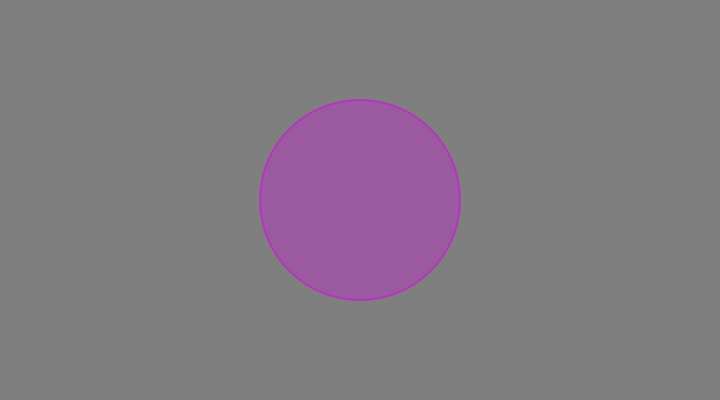
Frame 1 (no input)
Frame 60 (no input): identical to frame 1, image omitted
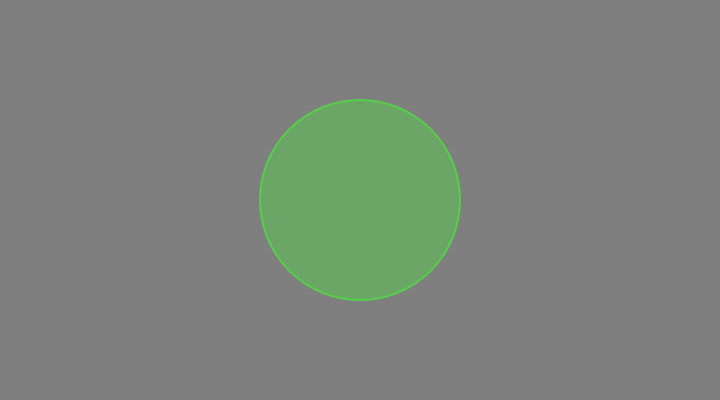
Frame 120 (the mouse pressed at the canvas centre since frame 60)

The p5.js sketch that drew these frames (run headless with seeded random() and noise() and a simulated clock; from frame 60 on, the mouse is pressed at the canvas centre):

// p5.js sketch
// ── sketch.js
//https://p5js.org
//https://p5js.org/learn/

//Set up variables for the color
var r, g, b;

//Initialization function
function setup() {
	//Set size of the canvas
  	createCanvas(720, 400);
  	// Pick colors randomly on setup and assign to variables
  	r = random(255);
  	g = random(255);
  	b = random(255);
}

//Rendering function
function draw() {
  //Color of the background
	background(127);
  	// Draw a circle - set parameters such as color and stroke
  	strokeWeight(2);
  	stroke(r, g, b);
  	fill(r, g, b, 127);
  	ellipse(360, 200, 200, 200);
    //Print on the console the X position of the mouse
    console.log(mouseX);
}

// When the user clicks the mouse
function mousePressed() {
	// Check if mouse is inside the circle
  	var d = dist(mouseX, mouseY, 360, 200);
    //If the mouse position is within the circle
  	if (d < 100) {
    	// Pick new random color values
    	r = random(255);
    	g = random(255);
    	b = random(255);
  	}
}
